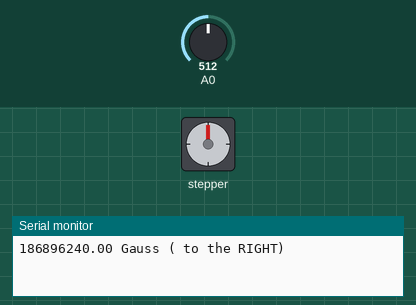
This sketch was run on a simulated Arduino Uno, built with avr-gcc and run on an emulated ATmega328P. Shown: stepper motor, the last lines printed to the serial monitor. Inputs (shaded band) come from the test bench; at power-on: A0 = 512. Stepper angles assume 200 steps per turn.

Above: at 0.15 s.
At 5.21 s:
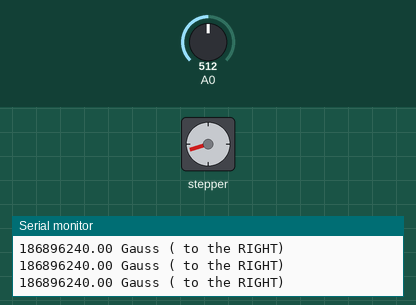
5.4 s: A0 set to 555
At 6.51 s:
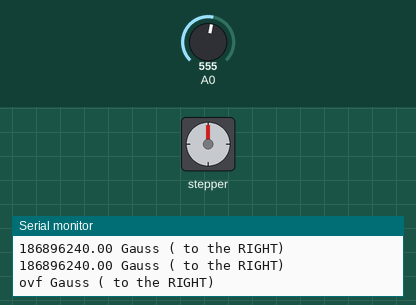
9.6 s: A0 set to 520
Timing chart, 0 to 69.8 s (numbered marks = the images above; inputs shaded):
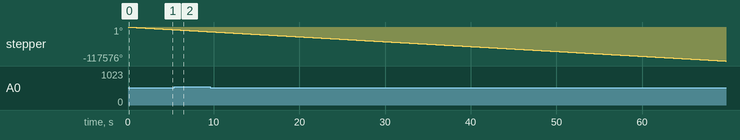

The sketch:

CommutatorMk3.ino
```cpp
//==============[Active Commutator ]==============//
//  by WALIII                                     //
//                                                //
//                                                //
//                                                //
//=================={ENDOSCPOE}===================//
//------------------- V 1.0 ----------------------//

#include <Stepper.h>

// change this to the number of steps on your motor
#define STEPS 200
#define NOFIELD 505L
#define TOMILLIGAUSS 1953
int speed2 = 300;
int numSteps = 1000;


Stepper mystepper(STEPS, 9, 8, 11, 10);
Stepper mystepper2(STEPS, 8, 11, 10, 8);

// the previous reading from the analog input
  int raw = 0;   // Range : 0..1024
  int compensated = 0;                 // adjust relative to no applied field
  int gauss = 0;


void setup()
{
   Serial.begin(9600);
  // set the speed of the motor to 30 RPMs
  mystepper.setSpeed(speed2); // Fastest speed is 120 rpm
  mystepper2.setSpeed(speed2);
}

void DoMeasurement()
{

  float raw = analogRead(0);   // Range : 0..1024
  float compensated = raw - NOFIELD;                 // adjust relative to no applied field
  float gauss = pow(compensated * TOMILLIGAUSS,2);
  Serial.print(gauss);
  Serial.print(" Gauss ");

  if (gauss > 30)  {   Serial.println("( to the RIGHT)");
    mystepper.step(-numSteps);
    mystepper2.step(0);}

  else if(gauss < -30) {  Serial.println("(to the LEFT)");
     mystepper.step(numSteps);
    mystepper2.step(0);}

  else               Serial.println();
}

void loop()
{
  delay(10);
  DoMeasurement();
  delay(50);

}
```
